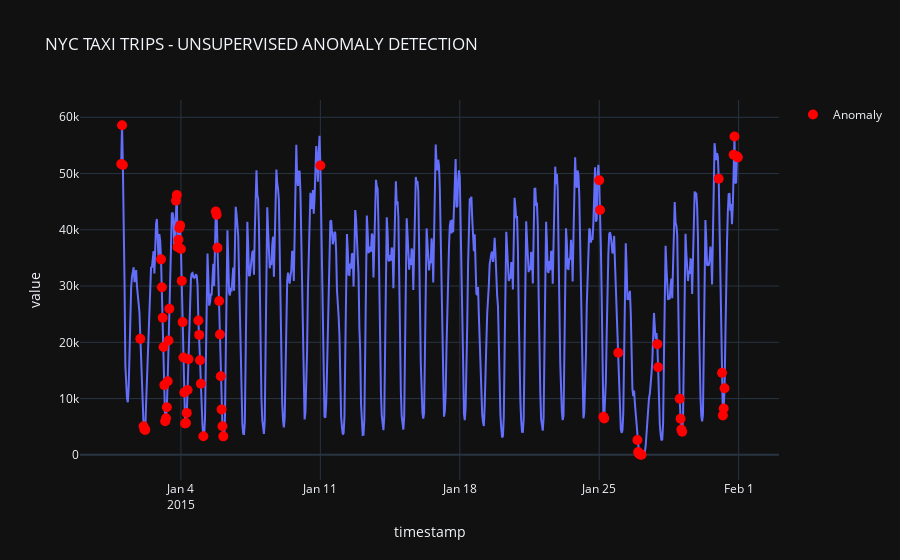

Notebook code for this chart:
### Code cell
import plotly.graph_objects as go
# plot value on y-axis and date on x-axis
fig = px.line(iforest_results, x=iforest_results.index, y="value", title='NYC TAXI TRIPS - UNSUPERVISED ANOMALY DETECTION', template = 'plotly_dark')
# create list of outlier_dates
outlier_dates = iforest_results[iforest_results['Anomaly'] == 1].index
# obtain y value of anomalies to plot
y_values = [iforest_results.loc[i]['value'] for i in outlier_dates]
fig.add_trace(go.Scatter(x=outlier_dates, y=y_values, mode = 'markers', 
                name = 'Anomaly', 
                marker=dict(color='red',size=10)))
        
fig.show()

### Figure 1 — Plotly figure (JSON) as saved in the notebook; plotly's stock layout.template omitted (floating-point values rounded to 4 significant figures; data arrays with more than 128 entries replaced by an {"elided": "..."} marker saying what was removed)
{"data": [{"hovertemplate": "timestamp=%{x}<br>value=%{y}<extra></extra>", "legendgroup": "", "line": {"color": "#636efa", "dash": "solid"}, "marker": {"symbol": "circle"}, "mode": "lines", "name": "", "orientation": "v", "showlegend": false, "type": "scatter", "x": {"elided": "744 str values"}, "xaxis": "x", "y": {"elided": "744 int values"}, "yaxis": "y"}, {"marker": {"color": "red", "size": 10}, "mode": "markers", "name": "Anomaly", "type": "scatter", "x": ["2015-01-01T00:00:00", "2015-01-01T01:00:00", "2015-01-01T02:00:00", "2015-01-01T23:00:00", "2015-01-02T03:00:00", "2015-01-02T04:00:00", "2015-01-02T05:00:00", "2015-01-03T00:00:00", "2015-01-03T01:00:00", "2015-01-03T02:00:00", "2015-01-03T03:00:00", "2015-01-03T04:00:00", "2015-01-03T05:00:00", "2015-01-03T06:00:00", "2015-01-03T07:00:00", "2015-01-03T08:00:00", "2015-01-03T09:00:00", "2015-01-03T10:00:00", "2015-01-03T18:00:00", "2015-01-03T19:00:00", "2015-01-03T20:00:00", "2015-01-03T21:00:00", "2015-01-03T22:00:00", "2015-01-03T23:00:00", "2015-01-04T00:00:00", "2015-01-04T01:00:00", "2015-01-04T02:00:00", "2015-01-04T03:00:00", "2015-01-04T04:00:00", "2015-01-04T05:00:00", "2015-01-04T06:00:00", "2015-01-04T07:00:00", "2015-01-04T08:00:00", "2015-01-04T09:00:00", "2015-01-04T21:00:00", "2015-01-04T22:00:00", "2015-01-04T23:00:00", "2015-01-05T00:00:00", "2015-01-05T03:00:00", "2015-01-05T18:00:00", "2015-01-05T19:00:00", "2015-01-05T20:00:00", "2015-01-05T22:00:00", "2015-01-05T23:00:00", "2015-01-06T00:00:00", "2015-01-06T01:00:00", "2015-01-06T02:00:00", "2015-01-06T03:00:00", "2015-01-11T00:00:00", "2015-01-25T00:00:00", "2015-01-25T01:00:00", "2015-01-25T05:00:00", "2015-01-25T06:00:00", "2015-01-25T23:00:00", "2015-01-26T22:00:00", "2015-01-26T23:00:00", "2015-01-27T00:00:00", "2015-01-27T01:00:00", "2015-01-27T02:00:00", "2015-01-27T03:00:00", "2015-01-27T22:00:00", "2015-01-27T23:00:00", "2015-01-29T01:00:00", "2015-01-29T02:00:00", "2015-01-29T03:00:00", "2015-01-29T04:00:00", "2015-01-31T00:00:00", "2015-01-31T04:00:00", "2015-01-31T05:00:00", "2015-01-31T06:00:00", "2015-01-31T07:00:00", "2015-01-31T18:00:00", "2015-01-31T19:00:00", "2015-01-31T22:00:00", "2015-01-31T23:00:00"], "y": [51700, 58584, 51507, 20620, 5090, 4518, 4441, 34746, 29801, 24359, 19159, 12400, 5982, 6506, 8465, 13070, 20319, 25982, 45191, 46194, 36959, 38224, 40314, 40782, 36588, 30920, 23595, 17319, 11086, 5574, 5669, 7459, 11525, 17010, 23886, 21322, 16804, 12630, 3306, 43267, 42672, 36794, 27358, 21401, 13974, 8079, 5094, 3291, 51443, 48799, 43531, 6782, 6483, 18154, 2649, 486, 189, 79, 58, 19, 19680, 15584, 9961, 6426, 4500, 4098, 49082, 14573, 7012, 8245, 11852, 53330, 56577, 53030, 52879]}], "layout": {"legend": {"tracegroupgap": 0}, "title": {"text": "NYC TAXI TRIPS - UNSUPERVISED ANOMALY DETECTION"}, "xaxis": {"anchor": "y", "domain": [0, 1], "title": {"text": "timestamp"}}, "yaxis": {"anchor": "x", "domain": [0, 1], "title": {"text": "value"}}}}
